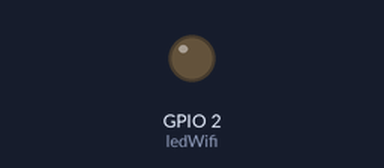
Bench run of a sketch on a simulated ESP8266 (NodeMCU). Parts: output pins drawn as LEDs (lit = HIGH). WiFi joins after 1.5 s; servers stay silent unless stated; what the sketch prints to the serial monitor is not drawn.

Above: at 0.1 s.
At 1.5 s:
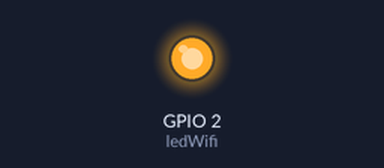
Timing chart, 0 to 3.0 s (numbered marks = the images above):
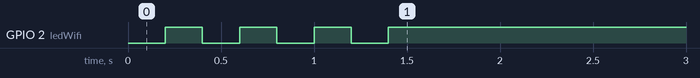

The sketch:

Blink.ino
```cpp
#include <ESP8266WiFi.h>
#include <Ticker.h>

// Definir pines a variables
#define ledWifi 2

// Parametros de conexion
String ssid = "IZZI-C84D";
String password = "50955127C84D";

// Declarar procesos
Ticker tic_WifiLed;

byte cont = 0;
byte max_intentos = 50;

// Funciones
void parpadeoLedWifi(){
  byte estado = digitalRead(ledWifi);
  digitalWrite(ledWifi, !estado);
}


void setup() {

  // Declarar tipo de pines
  pinMode(ledWifi,OUTPUT);

  // Inicia Serial
  Serial.begin(115200);
  Serial.println("\n");

  // Iniciar procesos con funciones
  tic_WifiLed.attach(0.2,parpadeoLedWifi);

  // Conexión WIFI
  WiFi.begin(ssid, password);
  while (WiFi.status() != WL_CONNECTED and cont < max_intentos) { //Cuenta hasta 50
    cont++;
    delay(500);
    Serial.print(".");
  }

  if (cont < max_intentos) {  //Si se conectó
    Serial.println("\n**********************************************");
    Serial.println("Conectado a la red WiFi: ");
    Serial.println(WiFi.SSID());
    Serial.print("IP: ");
    Serial.println(WiFi.localIP());
    Serial.print("macAdress: ");
    Serial.println(WiFi.macAddress());
    Serial.println("**********************************************");
  }
  else { //No se conectó
    Serial.println("--------------------------------------------------");
    Serial.println("Error de conexion");
    Serial.println("--------------------------------------------------");
  }

  // Fin de los procesos con funciones
  tic_WifiLed.detach();
  digitalWrite(ledWifi,HIGH);
}

void loop() {
}
```
